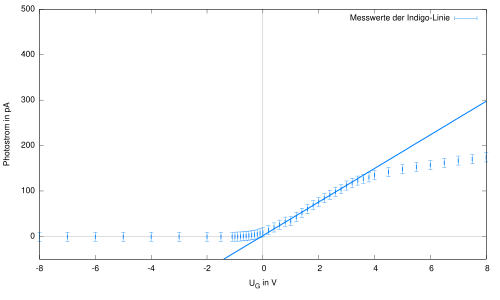

This chart was generated by the following gnuplot code:
# Plot zur Aufgabe 2

set termoption enhanced 
set encoding utf8

set terminal pdf enhanced
set output '3a.pdf'

file = '3a.data'
file_fit = '3a_fit.data'

set xrange [-8:8]
set yrange [-50:500]
set xlabel "U_G in V"
set ylabel "Photostrom in pA"
set zeroaxis

f(x) = a+b*x

fit f(x) file_fit  via a,b

#f(x) = R/sqrt((x*L)**2+(R+R_s)**2)

#plot f(x) title 'Theoretischer Verlauf' lt 2 lw 2 , \
# file lt 2 with xyerrorbars title 'Messwerte' 

plot file using ($1):2:(0.01):(10) with xyerrorbars pt 0 lt 3 title 'Messwerte der Indigo-Linie',\
	f(x) lt 3 lw 3 title ''
